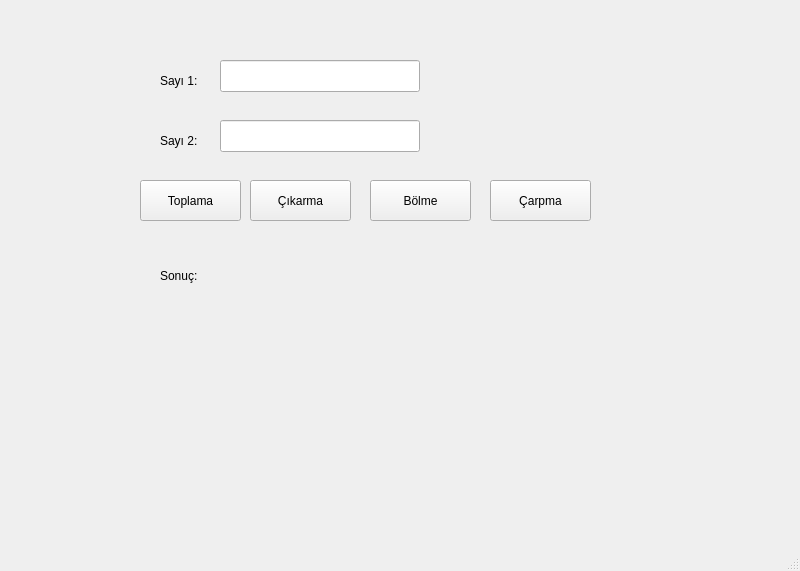
<?xml version="1.0" encoding="UTF-8"?>
<ui version="4.0">
 <class>MainWindow</class>
 <widget class="QMainWindow" name="MainWindow">
  <property name="geometry">
   <rect>
    <x>0</x>
    <y>0</y>
    <width>800</width>
    <height>571</height>
   </rect>
  </property>
  <property name="windowTitle">
   <string>MainWindow</string>
  </property>
  <widget class="QWidget" name="centralwidget">
   <widget class="QLabel" name="label">
    <property name="geometry">
     <rect>
      <x>160</x>
      <y>40</y>
      <width>81</width>
      <height>81</height>
     </rect>
    </property>
    <property name="text">
     <string>Sayı 1:</string>
    </property>
   </widget>
   <widget class="QLabel" name="label_2">
    <property name="geometry">
     <rect>
      <x>160</x>
      <y>100</y>
      <width>81</width>
      <height>81</height>
     </rect>
    </property>
    <property name="text">
     <string>Sayı 2:</string>
    </property>
   </widget>
   <widget class="QLineEdit" name="txt_sayi1">
    <property name="geometry">
     <rect>
      <x>220</x>
      <y>60</y>
      <width>200</width>
      <height>32</height>
     </rect>
    </property>
   </widget>
   <widget class="QLineEdit" name="txt_sayi2">
    <property name="geometry">
     <rect>
      <x>220</x>
      <y>120</y>
      <width>200</width>
      <height>32</height>
     </rect>
    </property>
   </widget>
   <widget class="QPushButton" name="btn_toplama">
    <property name="geometry">
     <rect>
      <x>140</x>
      <y>180</y>
      <width>101</width>
      <height>41</height>
     </rect>
    </property>
    <property name="text">
     <string>Toplama</string>
    </property>
   </widget>
   <widget class="QPushButton" name="btn_cikarma">
    <property name="geometry">
     <rect>
      <x>250</x>
      <y>180</y>
      <width>101</width>
      <height>41</height>
     </rect>
    </property>
    <property name="text">
     <string>Çıkarma</string>
    </property>
   </widget>
   <widget class="QPushButton" name="btn_bolme">
    <property name="geometry">
     <rect>
      <x>370</x>
      <y>180</y>
      <width>101</width>
      <height>41</height>
     </rect>
    </property>
    <property name="text">
     <string>Bölme</string>
    </property>
   </widget>
   <widget class="QPushButton" name="btn_carpma">
    <property name="geometry">
     <rect>
      <x>490</x>
      <y>180</y>
      <width>101</width>
      <height>41</height>
     </rect>
    </property>
    <property name="text">
     <string>Çarpma</string>
    </property>
   </widget>
   <widget class="QLabel" name="lbl_sonuc">
    <property name="geometry">
     <rect>
      <x>160</x>
      <y>250</y>
      <width>181</width>
      <height>51</height>
     </rect>
    </property>
    <property name="text">
     <string>Sonuç:</string>
    </property>
   </widget>
  </widget>
  <widget class="QMenuBar" name="menubar">
   <property name="geometry">
    <rect>
     <x>0</x>
     <y>0</y>
     <width>800</width>
     <height>26</height>
    </rect>
   </property>
  </widget>
  <widget class="QStatusBar" name="statusbar"/>
 </widget>
 <resources/>
 <connections/>
</ui>
